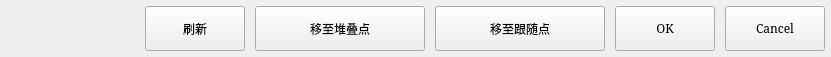
  <widget class="QWidget" name="layoutWidget">
   <property name="geometry">
    <rect>
     <x>180</x>
     <y>450</y>
     <width>831</width>
     <height>57</height>
    </rect>
   </property>
   <layout class="QHBoxLayout" name="hLayoutBottomBtn">
    <property name="spacing">
     <number>10</number>
    </property>
    <property name="topMargin">
     <number>6</number>
    </property>
    <property name="rightMargin">
     <number>6</number>
    </property>
    <property name="bottomMargin">
     <number>6</number>
    </property>
    <item>
     <spacer name="horizontalSpacer">
      <property name="orientation">
       <enum>Qt::Horizontal</enum>
      </property>
      <property name="sizeType">
       <enum>QSizePolicy::Expanding</enum>
      </property>
      <property name="sizeHint" stdset="0">
       <size>
        <width>0</width>
        <height>0</height>
       </size>
      </property>
     </spacer>
    </item>
    <item>
     <widget class="QPushButton" name="btnFresh">
      <property name="minimumSize">
       <size>
        <width>100</width>
        <height>45</height>
       </size>
      </property>
      <property name="maximumSize">
       <size>
        <width>100</width>
        <height>45</height>
       </size>
      </property>
      <property name="font">
       <font>
        <family>SimSun</family>
        <weight>50</weight>
        <bold>false</bold>
       </font>
      </property>
      <property name="styleSheet">
       <string notr="true"/>
      </property>
      <property name="text">
       <string>刷新</string>
      </property>
      <property name="icon">
       <iconset resource="../images.qrc">
        <normaloff>:/images/settingPageImages/refresh.png</normaloff>:/images/settingPageImages/refresh.png</iconset>
      </property>
      <property name="iconSize">
       <size>
        <width>25</width>
        <height>25</height>
       </size>
      </property>
     </widget>
    </item>
    <item>
     <widget class="QPushButton" name="btnMoveToStack">
      <property name="minimumSize">
       <size>
        <width>170</width>
        <height>45</height>
       </size>
      </property>
      <property name="maximumSize">
       <size>
        <width>170</width>
        <height>45</height>
       </size>
      </property>
      <property name="font">
       <font>
        <family>SimSun</family>
        <weight>50</weight>
        <bold>false</bold>
       </font>
      </property>
      <property name="styleSheet">
       <string notr="true"/>
      </property>
      <property name="text">
       <string>移至堆叠点</string>
      </property>
      <property name="iconSize">
       <size>
        <width>25</width>
        <height>25</height>
       </size>
      </property>
     </widget>
    </item>
    <item>
     <widget class="QPushButton" name="btnMoveToFollow">
      <property name="minimumSize">
       <size>
        <width>170</width>
        <height>45</height>
       </size>
      </property>
      <property name="maximumSize">
       <size>
        <width>170</width>
        <height>45</height>
       </size>
      </property>
      <property name="font">
       <font>
        <family>SimSun</family>
        <weight>50</weight>
        <bold>false</bold>
       </font>
      </property>
      <property name="styleSheet">
       <string notr="true"/>
      </property>
      <property name="text">
       <string>移至跟随点</string>
      </property>
      <property name="iconSize">
       <size>
        <width>25</width>
        <height>25</height>
       </size>
      </property>
     </widget>
    </item>
    <item>
     <widget class="QPushButton" name="btnOK">
      <property name="minimumSize">
       <size>
        <width>100</width>
        <height>45</height>
       </size>
      </property>
      <property name="maximumSize">
       <size>
        <width>100</width>
        <height>45</height>
       </size>
      </property>
      <property name="font">
       <font>
        <family>SimSun</family>
        <weight>50</weight>
        <bold>false</bold>
       </font>
      </property>
      <property name="text">
       <string>OK</string>
      </property>
      <property name="iconSize">
       <size>
        <width>25</width>
        <height>25</height>
       </size>
      </property>
     </widget>
    </item>
    <item>
     <widget class="QPushButton" name="btnCancel">
      <property name="minimumSize">
       <size>
        <width>100</width>
        <height>45</height>
       </size>
      </property>
      <property name="maximumSize">
       <size>
        <width>100</width>
        <height>45</height>
       </size>
      </property>
      <property name="font">
       <font>
        <family>SimSun</family>
        <weight>50</weight>
        <bold>false</bold>
       </font>
      </property>
      <property name="text">
       <string>Cancel</string>
      </property>
      <property name="iconSize">
       <size>
        <width>25</width>
        <height>25</height>
       </size>
      </property>
     </widget>
    </item>
   </layout>
  </widget>
